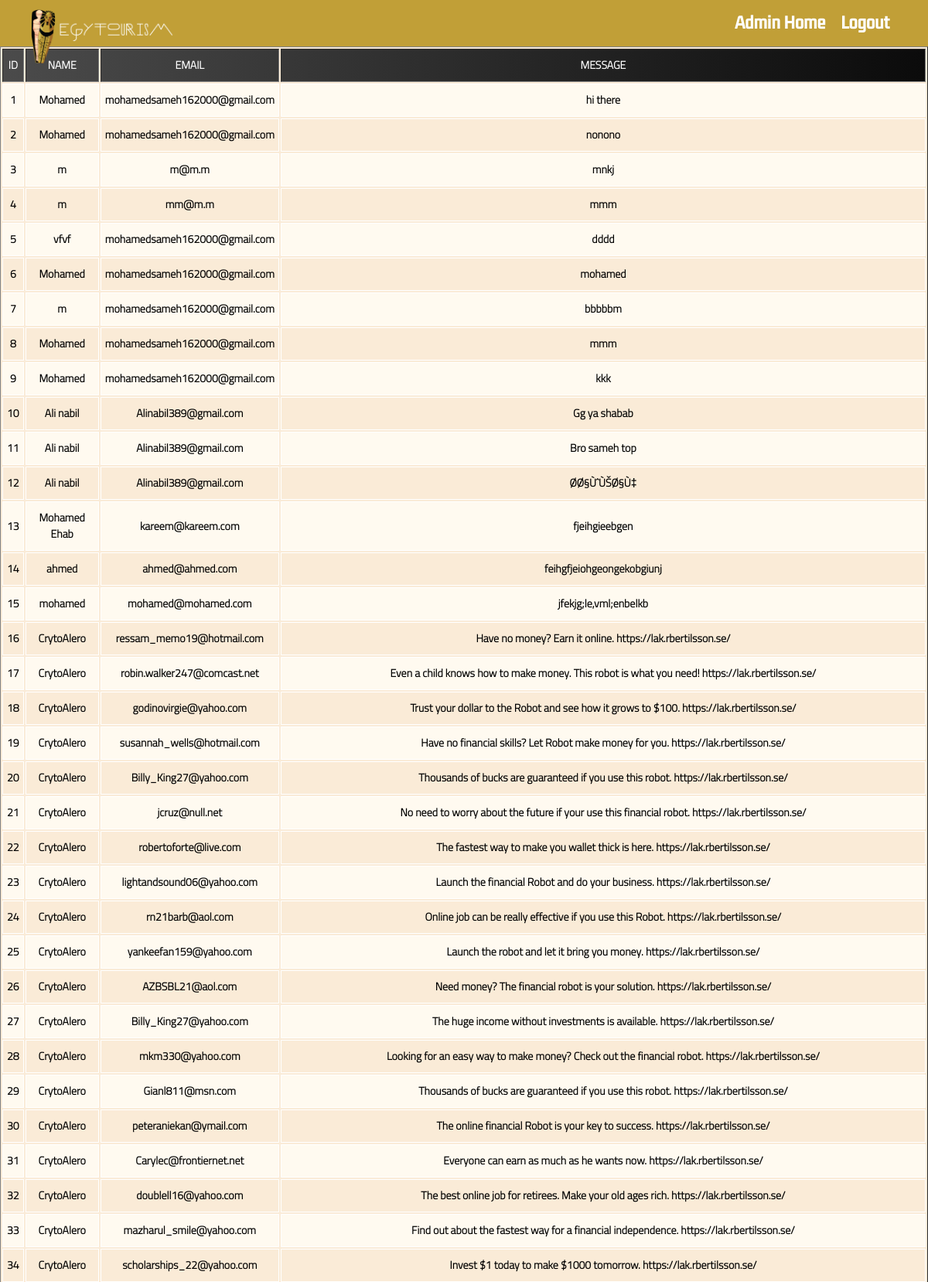
The page /viewmsgs.php (upper part) on the database its author committed.
### tables this page shows
CREATE TABLE `contact` (
  `msg_id` int(10) NOT NULL,
  `name` varchar(255) NOT NULL,
  `email` varchar(255) NOT NULL,
  `message` varchar(255) NOT NULL
);

### viewmsgs.php (the view, shortened to what this page needs)
<?php
require('database.php');
$sel = "SELECT * from `contact`";
$doss = mysqli_query($mysqli,$sel);
?>
<!DOCTYPE html>
<html lang="en">
<head>
    <link rel="stylesheet" href="css/view.css">
    <link rel="stylesheet" href="css/fonts.css">
    <link rel="stylesheet" href="css/adminnav.css">
</head>
<body>
    <?php include('adminnav.php') ?>
<table border="1px">
        <tr>
            <th>ID</th>
            <th>Name</th>
            <th>Email</th>
            <th>Message</th>
        </tr>
    <?php
        foreach($doss as $msg){ ?>
        <tr>
            <td><?php echo $msg['msg_id'] ?></td>
            <td><?php echo $msg['name'] ?></td>
            <td><?php echo $msg['email'] ?></td>
            <td><?php echo $msg['message'] ?></td>
        </tr>
    <?php } ?>
</body>
</html>

### css/view.css (style rules this page uses)
* { padding: 0px; margin: 0px; box-sizing: border-box; scroll-behavior: smooth; }
p, a, th, tr { font-size: 14px; font-family: 'Cairo', sans-serif; line-height: 1.5; font-weight: 600; text-align: center; }
table { width: 100%; height: auto; background-color: antiquewhite; }
table tr:nth-child(1) { background: linear-gradient(to left, #0b0b0b, #4b4b4b); color: #fff; text-transform: uppercase; }
table tr:nth-child(1) th { padding: 10px 0; }
table tr:nth-child(even) { background-color: floralwhite; }
table td { border: 1px solid #fff; padding: 10px 5px ; }

### css/adminnav.css (style rules this page uses)
* { padding: 0px; margin: 0px; box-sizing: border-box; scrollbar-color: transparent #c19f37; }

### rows shown on the page
contact: msg_id "1", name "Mohamed", email "mohamedsameh162000@gmail.com", message "hi there"
contact: msg_id "2", name "Mohamed", email "mohamedsameh162000@gmail.com", message "nonono"
contact: msg_id "3", name "m", email "m@m.m", message "mnkj"
contact: msg_id "4", name "m", email "mm@m.m", message "mmm"
contact: msg_id "5", name "vfvf", email "mohamedsameh162000@gmail.com", message "dddd"
contact: msg_id "6", name "Mohamed", email "mohamedsameh162000@gmail.com", message "mohamed"
contact: msg_id "7", name "m", email "mohamedsameh162000@gmail.com", message "bbbbbm"
contact: msg_id "8", name "Mohamed", email "mohamedsameh162000@gmail.com", message "mmm"
contact: msg_id "9", name "Mohamed", email "mohamedsameh162000@gmail.com", message "kkk"
contact: msg_id "10", name "Ali nabil", email "Alinabil389@gmail.com", message "Gg ya shabab"
contact: msg_id "11", name "Ali nabil", email "Alinabil389@gmail.com", message "Bro sameh top"
contact: msg_id "12", name "Ali nabil", email "Alinabil389@gmail.com", message "Ø­Ø§ÙˆÙŠØ§Ù‡"
contact: msg_id "13", name "Mohamed Ehab", email "kareem@kareem.com", message "fjeihgieebgen"
contact: msg_id "14", name "ahmed", email "ahmed@ahmed.com", message "feihgfjeiohgeongekobgiunj"
contact: msg_id "15", name "mohamed", email "mohamed@mohamed.com", message "jfekjg;le,vml;enbelkb"
contact: msg_id "16", name "CrytoAlero", email "ressam_memo19@hotmail.com", message "Have no money? Earn it online. https://lak.rbertilsson.se/"
contact: msg_id "17", name "CrytoAlero", email "robin.walker247@comcast.net", message "Even a child knows how to make money. This robot is what you need! https://lak.rbertilsson.se/"
contact: msg_id "18", name "CrytoAlero", email "godinovirgie@yahoo.com", message "Trust your dollar to the Robot and see how it grows to $100. https://lak.rbertilsson.se/"
contact: msg_id "19", name "CrytoAlero", email "susannah_wells@hotmail.com", message "Have no financial skills? Let Robot make money for you. https://lak.rbertilsson.se/"
contact: msg_id "20", name "CrytoAlero", email "Billy_King27@yahoo.com", message "Thousands of bucks are guaranteed if you use this robot. https://lak.rbertilsson.se/"
contact: msg_id "21", name "CrytoAlero", email "jcruz@null.net", message "No need to worry about the future if your use this financial robot. https://lak.rbertilsson.se/"
contact: msg_id "22", name "CrytoAlero", email "robertoforte@live.com", message "The fastest way to make you wallet thick is here. https://lak.rbertilsson.se/"
contact: msg_id "23", name "CrytoAlero", email "lightandsound06@yahoo.com", message "Launch the financial Robot and do your business. https://lak.rbertilsson.se/"
contact: msg_id "24", name "CrytoAlero", email "rn21barb@aol.com", message "Online job can be really effective if you use this Robot. https://lak.rbertilsson.se/"
contact: msg_id "25", name "CrytoAlero", email "yankeefan159@yahoo.com", message "Launch the robot and let it bring you money. https://lak.rbertilsson.se/"
contact: msg_id "26", name "CrytoAlero", email "AZBSBL21@aol.com", message "Need money? The financial robot is your solution. https://lak.rbertilsson.se/"
contact: msg_id "27", name "CrytoAlero", email "Billy_King27@yahoo.com", message "The huge income without investments is available. https://lak.rbertilsson.se/"
contact: msg_id "28", name "CrytoAlero", email "mkm330@yahoo.com", message "Looking for an easy way to make money? Check out the financial robot. https://lak.rbertilsson.se/"
contact: msg_id "29", name "CrytoAlero", email "Gianl811@msn.com", message "Thousands of bucks are guaranteed if you use this robot. https://lak.rbertilsson.se/"
contact: msg_id "30", name "CrytoAlero", email "peteraniekan@ymail.com", message "The online financial Robot is your key to success. https://lak.rbertilsson.se/"
contact: msg_id "31", name "CrytoAlero", email "Carylec@frontiernet.net", message "Everyone can earn as much as he wants now. https://lak.rbertilsson.se/"
contact: msg_id "32", name "CrytoAlero", email "doublell16@yahoo.com", message "The best online job for retirees. Make your old ages rich. https://lak.rbertilsson.se/"
contact: msg_id "33", name "CrytoAlero", email "mazharul_smile@yahoo.com", message "Find out about the fastest way for a financial independence. https://lak.rbertilsson.se/"
contact: msg_id "34", name "CrytoAlero", email "scholarships_22@yahoo.com", message "Invest $1 today to make $1000 tomorrow. https://lak.rbertilsson.se/"
